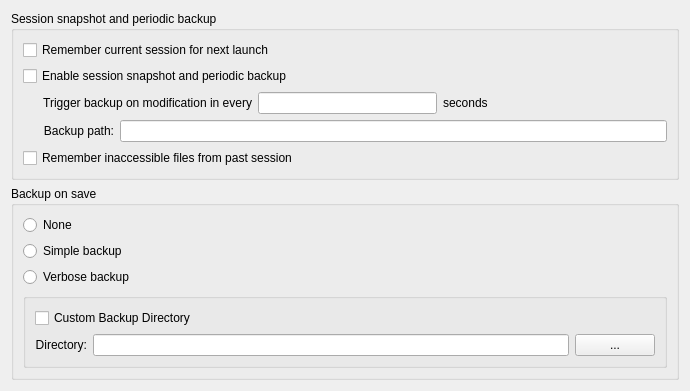
<?xml version="1.0" encoding="UTF-8"?>
<ui version="4.0">
 <class>PreferenceSubBackupDlg</class>
 <widget class="QWidget" name="PreferenceSubBackupDlg">
  <property name="geometry"><rect><x>0</x><y>0</y><width>690</width><height>333</height></rect></property>
  <layout class="QVBoxLayout" name="layout1">
   <item>
    <widget class="QGroupBox" name="backupdirRestoresessionGrpStatic">
     <property name="nppId" stdset="0"><number>6817</number></property>
     <property name="title"><string>Session snapshot and periodic backup</string></property>
     <layout class="QVBoxLayout" name="layout2">
      <item>
       <widget class="QCheckBox" name="checkRemembersession">
        <property name="nppId" stdset="0"><number>6309</number></property>
        <property name="text"><string>Remember current session for next launch</string></property>
       </widget>
      </item>
      <item>
       <widget class="QCheckBox" name="backupdirRestoresessionCheck">
        <property name="nppId" stdset="0"><number>6818</number></property>
        <property name="text"><string>Enable session snapshot and periodic backup</string></property>
       </widget>
      </item>
      <item>
       <layout class="QHBoxLayout" name="layout3">
        <item>
         <spacer name="spacer4">
          <property name="orientation"><enum>Qt::Horizontal</enum></property>
          <property name="sizeType"><enum>QSizePolicy::Fixed</enum></property>
          <property name="sizeHint" stdset="0"><size><width>20</width><height>0</height></size></property>
         </spacer>
        </item>
        <item>
         <widget class="QLabel" name="backupdirRestoresessionStatic1">
          <property name="nppId" stdset="0"><number>6819</number></property>
          <property name="text"><string>Trigger backup on modification in every</string></property>
          <property name="alignment"><set>Qt::AlignRight|Qt::AlignVCenter</set></property>
         </widget>
        </item>
        <item>
         <widget class="QLineEdit" name="backupdirRestoresessionEdit">
          <property name="nppId" stdset="0"><number>6820</number></property>
          <property name="alignment"><set>Qt::AlignCenter</set></property>
         </widget>
        </item>
        <item>
         <widget class="QLabel" name="backupdirRestoresessionStatic2">
          <property name="nppId" stdset="0"><number>6821</number></property>
          <property name="text"><string>seconds</string></property>
         </widget>
        </item>
        <item>
         <spacer name="spacer5">
          <property name="orientation"><enum>Qt::Horizontal</enum></property>
          <property name="sizeType"><enum>QSizePolicy::Expanding</enum></property>
          <property name="sizeHint" stdset="0"><size><width>0</width><height>0</height></size></property>
         </spacer>
        </item>
       </layout>
      </item>
      <item>
       <layout class="QHBoxLayout" name="layout6">
        <item>
         <spacer name="spacer7">
          <property name="orientation"><enum>Qt::Horizontal</enum></property>
          <property name="sizeType"><enum>QSizePolicy::Fixed</enum></property>
          <property name="sizeHint" stdset="0"><size><width>20</width><height>0</height></size></property>
         </spacer>
        </item>
        <item>
         <widget class="QLabel" name="backupdirRestoresessionPathlabelStatic">
          <property name="nppId" stdset="0"><number>6822</number></property>
          <property name="text"><string>Backup path:</string></property>
          <property name="alignment"><set>Qt::AlignRight|Qt::AlignVCenter</set></property>
         </widget>
        </item>
        <item>
         <widget class="QLineEdit" name="backupdirRestoresessionPathEdit">
          <property name="nppId" stdset="0"><number>6823</number></property>
          <property name="readOnly"><bool>true</bool></property>
         </widget>
        </item>
       </layout>
      </item>
      <item>
       <widget class="QCheckBox" name="checkKeepabsentfilesinsession">
        <property name="nppId" stdset="0"><number>6825</number></property>
        <property name="text"><string>Remember inaccessible files from past session</string></property>
       </widget>
      </item>
     </layout>
    </widget>
   </item>
   <item>
    <widget class="QGroupBox" name="backupdirGrpStatic">
     <property name="nppId" stdset="0"><number>6801</number></property>
     <property name="title"><string>Backup on save</string></property>
     <layout class="QVBoxLayout" name="layout8">
      <item>
       <widget class="QRadioButton" name="radioBknone">
        <property name="nppId" stdset="0"><number>6315</number></property>
        <property name="text"><string>None</string></property>
        <attribute name="buttonGroup"><string notr="true">radioGroup1</string></attribute>
       </widget>
      </item>
      <item>
       <widget class="QRadioButton" name="radioBksimple">
        <property name="nppId" stdset="0"><number>6316</number></property>
        <property name="text"><string>Simple backup</string></property>
        <attribute name="buttonGroup"><string notr="true">radioGroup1</string></attribute>
       </widget>
      </item>
      <item>
       <widget class="QRadioButton" name="radioBkverbose">
        <property name="nppId" stdset="0"><number>6317</number></property>
        <property name="text"><string>Verbose backup</string></property>
        <attribute name="buttonGroup"><string notr="true">radioGroup1</string></attribute>
       </widget>
      </item>
      <item>
       <widget class="QGroupBox" name="backupdirUsercustomdirGrpstatic">
        <property name="nppId" stdset="0"><number>6802</number></property>
        <property name="title"><string/></property>
        <layout class="QVBoxLayout" name="layout9">
         <item>
          <widget class="QCheckBox" name="backupdirCheck">
           <property name="nppId" stdset="0"><number>6804</number></property>
           <property name="text"><string>Custom Backup Directory</string></property>
          </widget>
         </item>
         <item>
          <layout class="QHBoxLayout" name="layout10">
           <item>
            <widget class="QLabel" name="backupdirStatic">
             <property name="nppId" stdset="0"><number>6803</number></property>
             <property name="text"><string>Directory:</string></property>
             <property name="alignment"><set>Qt::AlignRight|Qt::AlignVCenter</set></property>
            </widget>
           </item>
           <item>
            <widget class="QLineEdit" name="backupdirEdit">
             <property name="nppId" stdset="0"><number>6805</number></property>
            </widget>
           </item>
           <item>
            <widget class="QPushButton" name="backupdirBrowseButton">
             <property name="nppId" stdset="0"><number>6806</number></property>
             <property name="text"><string>...</string></property>
             <property name="autoDefault"><bool>false</bool></property>
            </widget>
           </item>
          </layout>
         </item>
        </layout>
       </widget>
      </item>
     </layout>
    </widget>
   </item>
   <item>
    <spacer name="spacer11">
     <property name="orientation"><enum>Qt::Vertical</enum></property>
     <property name="sizeType"><enum>QSizePolicy::Expanding</enum></property>
     <property name="sizeHint" stdset="0"><size><width>0</width><height>0</height></size></property>
    </spacer>
   </item>
  </layout>
 </widget>
 <resources/>
 <connections/>
 <buttongroups>
  <buttongroup name="radioGroup1"/>
 </buttongroups>
</ui>
